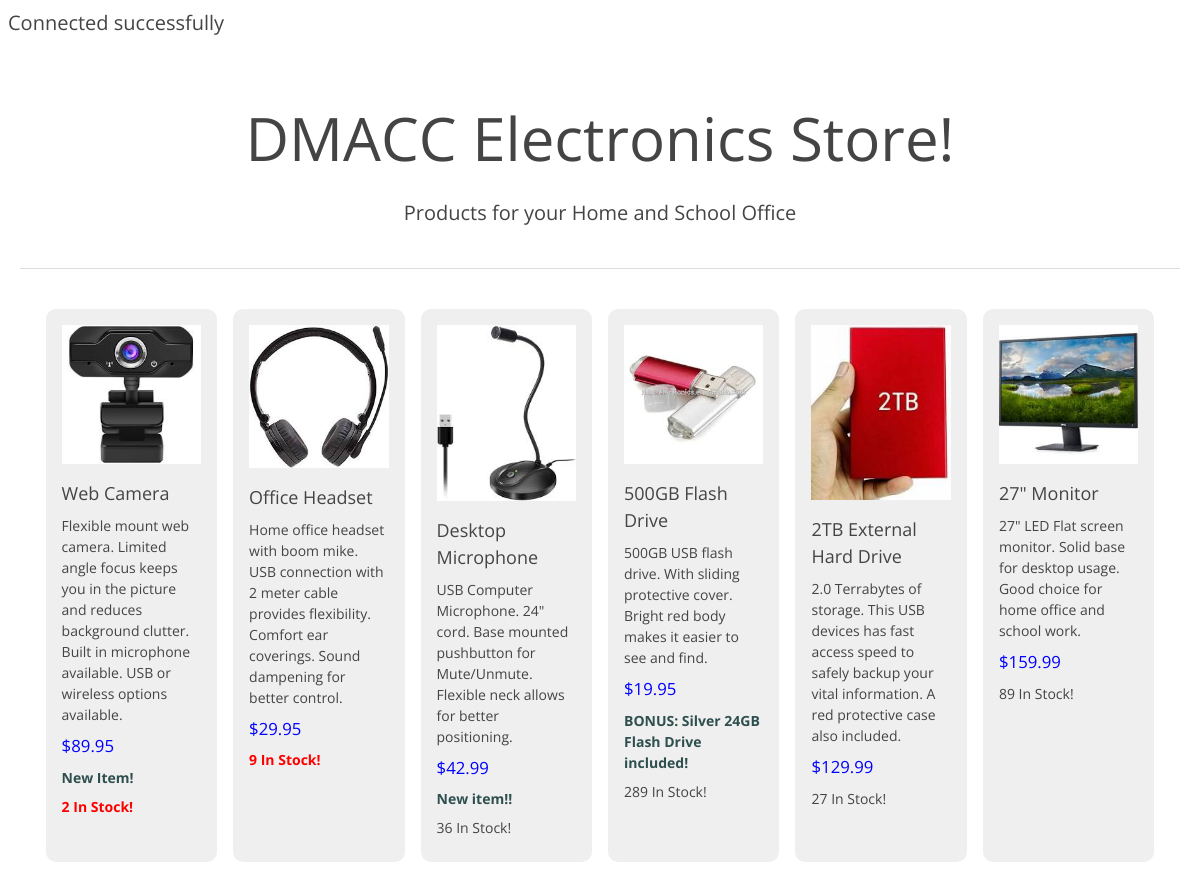
The app's page /formatted-products/retail-products.php with its own data.
### tables this page shows
CREATE TABLE `wdv341_products` (
  `product_id` int(11) NOT NULL,
  `product_name` varchar(250) NOT NULL,
  `product_description` varchar(500) NOT NULL,
  `product_price` decimal(10,2) NOT NULL,
  `product_image` varchar(250) NOT NULL,
  `product_inStock` int(11) NOT NULL,
  `product_status` varchar(250) NOT NULL,
  `product_update_date` date NOT NULL
);

### formatted-products/retail-products.php (the view, shortened to what this page needs)
<?php
include '../../Unit_7/dbconnect.php';
try {
    $sql = "SELECT product_name, product_description, product_price, product_image, product_status, product_inStock FROM wdv341_products ORDER BY product_name DESC;";
    $stmt = $conn->prepare($sql);
    $stmt->execute();
    $result = $stmt->fetch(PDO::FETCH_ASSOC);
    }
    catch(PDOException $e) {
        echo "Errors: " . $e->getMessage();
    }
?>
<!doctype html>
<html>
<head>
</head>
<body>
    <header>
        <h1>DMACC Electronics Store!</h1>
        <p>Products for your Home and School Office</p>
    </header>
    <section>
        <div class="productBlock">
            <div class="productImage">
                <image src="productImages/<?php echo $result['product_image']; ?>">
            </div>
            <p class="productName"><?php echo $result['product_name']; ?></p>
            <p class="productDesc"><?php echo $result['product_description']; ?></p>
            <p class="productPrice">$<?php echo $result['product_price']; ?></p>
            <?php
                    if($result['product_status'] != ""){
                    ?>
                    <p class="productStatus">New Item!</p>
                    <?php
                    }
                ?>
                <?php
                    if($result['product_inStock'] < 10){
                    ?>
                    <p class="productStatus productLowInventory"><?php echo $result['product_inStock']; ?> In Stock!</p>
                    <?php
                    }
                    else {
                        ?>
                        <p class="productInventory"><?php echo $result['product_inStock']; ?> In Stock!</p>
                        <?php
                    }?>
            </div>
        <?php
        foreach($stmt->fetchAll(PDO::FETCH_ASSOC) as $result) {
        ?>
            <div class="productBlock">
                <div class="productImage">
                    <image src="productImages/<?php echo $result['product_image']; ?>">
                </div>
                <p class="productName"><?php echo $result['product_name']; ?></p>
                <p class="productDesc"><?php echo $result['product_description']; ?></p>
                <p class="productPrice">$<?php echo $result['product_price']; ?></p>
                <?php
                    if($result['product_status'] != ""){
                    ?>
                    <p class="productStatus"><?php echo $result['product_status']; ?></p>
                    <?php
                    }
                ?>
                <?php
                    if($result['product_inStock'] < 10){
                    ?>
                    <p class="productStatus productLowInventory"><?php echo $result['product_inStock']; ?> In Stock!</p>
                    <?php
                    }
                    else {
                        ?>
                        <p class="productInventory"><?php echo $result['product_inStock']; ?> In Stock!</p>
                        <?php
                    }?>
            </div>
        <?php
        }
        ?>
    </section>
</body>
</html>

### formatted-products/retail-products.php (style rules this page uses)
*,:after,:before { -moz-box-sizing:border-box;-webkit-box-sizing:border-box;box-sizing:border-box }
body { font:normal 15px/25px 'Open Sans',Arial,Helvetica,sans-serif;color:#444;text-align:left }
h1,h2,h3 { font-weight:400 }
h1 { font:normal 40px/120px 'Open Sans',Arial,Helvetica,sans-serif;text-align:center;color:#444;margin:0 }
p { margin:0 0 2rem }
header { width:98%;margin:40px auto 0;border-bottom:1px solid #ddd;padding-bottom:40px;text-align:center }
header p { margin:0 }
section { width:95%;max-width:910px;margin:40px auto }
@media only screen and (min-width:768px) { body { font-size:20px;line-height:30px } }
@media only screen and (min-width:768px) { p { margin-bottom:2rem } }
@media only screen and (min-width:768px) { h1 { font-size:60px } }
section { display: flex; justify-content: space-between; max-width: 1200px; }
.productBlock { width:calc(100% / 6);display:inline-block;margin:0 .5rem;border:none;padding:1rem;background:#efefef;border-radius:10px;font-size:.875rem;line-height:1.5 }
.productImage img { display:block;margin-left:auto;margin-right:auto;width:100%;height:auto }
.productName { font-size:large;margin:1rem 0 .5rem;text-align:left }
.productDesc { margin-left:10px;margin-right:10px;margin:0 }
.productPrice { font-size:larger;color:#00f;margin:.5rem 0;text-align:left }
.productStatus { font-weight:bolder;color:#2f4f4f;margin:.5rem 0;text-align:left }
.productInventory { margin:.5rem 0;text-align:left }
.productLowInventory { color:red }

### records on screen
wdv341_products: product_image (picture), product_name "Web Camera", product_description "Flexible mount web camera. Limited angle focus keeps you in the picture and reduces background clutter. Built in microphone available. USB or wireless options available.", product_price "89.95", product_inStock "2"
wdv341_products: product_image (picture), product_name "Office Headset", product_description "Home office headset with boom mike. USB connection with 2 meter cable provides flexibility. Comfort ear coverings. Sound dampening for better control.", product_price "29.95", product_inStock "9"
wdv341_products: product_image (picture), product_name "Desktop Microphone", product_description "USB Computer Microphone. 24\" cord. Base mounted pushbutton for Mute/Unmute. Flexible neck allows for better positioning.", product_price "42.99", product_status "New item!!", product_inStock "36"
wdv341_products: product_image (picture), product_name "500GB Flash Drive", product_description "500GB USB flash drive. With sliding protective cover. Bright red body makes it easier to see and find.", product_price "19.95", product_status "BONUS: Silver 24GB Flash Drive included!", product_inStock "289"
wdv341_products: product_image (picture), product_name "2TB External Hard Drive", product_description "2.0 Terrabytes of storage. This USB devices has fast access speed to safely backup your vital information. A red protective case also included.", product_price "129.99", product_inStock "27"
wdv341_products: product_image (picture), product_name "27\" Monitor", product_description "27\" LED Flat screen monitor. Solid base for desktop usage. Good choice for home office and school work.", product_price "159.99", product_inStock "89"
